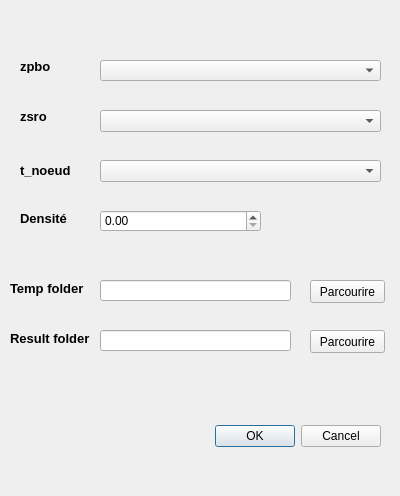
<?xml version="1.0" encoding="UTF-8"?>
<ui version="4.0">
 <class>ZpboBuilderDialogBase</class>
 <widget class="QDialog" name="ZpboBuilderDialogBase">
  <property name="geometry">
   <rect>
    <x>0</x>
    <y>0</y>
    <width>400</width>
    <height>496</height>
   </rect>
  </property>
  <property name="windowTitle">
   <string>Zpbo Builder</string>
  </property>
  <widget class="QDialogButtonBox" name="button_box">
   <property name="geometry">
    <rect>
     <x>40</x>
     <y>420</y>
     <width>341</width>
     <height>32</height>
    </rect>
   </property>
   <property name="orientation">
    <enum>Qt::Horizontal</enum>
   </property>
   <property name="standardButtons">
    <set>QDialogButtonBox::Cancel|QDialogButtonBox::Ok</set>
   </property>
  </widget>
  <widget class="QComboBox" name="combo_zpbo">
   <property name="geometry">
    <rect>
     <x>100</x>
     <y>60</y>
     <width>281</width>
     <height>21</height>
    </rect>
   </property>
  </widget>
  <widget class="QComboBox" name="combo_zsro">
   <property name="geometry">
    <rect>
     <x>100</x>
     <y>110</y>
     <width>281</width>
     <height>22</height>
    </rect>
   </property>
  </widget>
  <widget class="QComboBox" name="combo_t_noeud">
   <property name="geometry">
    <rect>
     <x>100</x>
     <y>160</y>
     <width>281</width>
     <height>22</height>
    </rect>
   </property>
  </widget>
  <widget class="QDoubleSpinBox" name="density_spinbox">
   <property name="geometry">
    <rect>
     <x>100</x>
     <y>210</y>
     <width>161</width>
     <height>22</height>
    </rect>
   </property>
  </widget>
  <widget class="QLabel" name="label">
   <property name="geometry">
    <rect>
     <x>20</x>
     <y>60</y>
     <width>46</width>
     <height>13</height>
    </rect>
   </property>
   <property name="font">
    <font>
     <pointsize>10</pointsize>
     <weight>75</weight>
     <bold>true</bold>
    </font>
   </property>
   <property name="text">
    <string>zpbo</string>
   </property>
  </widget>
  <widget class="QLabel" name="label_5">
   <property name="geometry">
    <rect>
     <x>20</x>
     <y>110</y>
     <width>46</width>
     <height>13</height>
    </rect>
   </property>
   <property name="font">
    <font>
     <pointsize>10</pointsize>
     <weight>75</weight>
     <bold>true</bold>
    </font>
   </property>
   <property name="text">
    <string>zsro</string>
   </property>
  </widget>
  <widget class="QLabel" name="label_6">
   <property name="geometry">
    <rect>
     <x>20</x>
     <y>160</y>
     <width>61</width>
     <height>20</height>
    </rect>
   </property>
   <property name="font">
    <font>
     <pointsize>10</pointsize>
     <weight>75</weight>
     <bold>true</bold>
    </font>
   </property>
   <property name="text">
    <string>t_noeud</string>
   </property>
  </widget>
  <widget class="QLabel" name="label_7">
   <property name="geometry">
    <rect>
     <x>20</x>
     <y>210</y>
     <width>51</width>
     <height>16</height>
    </rect>
   </property>
   <property name="font">
    <font>
     <pointsize>10</pointsize>
     <weight>75</weight>
     <bold>true</bold>
    </font>
   </property>
   <property name="text">
    <string>Densité</string>
   </property>
  </widget>
  <widget class="QPushButton" name="temp_path_btn">
   <property name="geometry">
    <rect>
     <x>310</x>
     <y>280</y>
     <width>75</width>
     <height>23</height>
    </rect>
   </property>
   <property name="text">
    <string>Parcourire</string>
   </property>
  </widget>
  <widget class="QLineEdit" name="temp_path_line">
   <property name="geometry">
    <rect>
     <x>100</x>
     <y>280</y>
     <width>191</width>
     <height>21</height>
    </rect>
   </property>
  </widget>
  <widget class="QLineEdit" name="result_path_line">
   <property name="geometry">
    <rect>
     <x>100</x>
     <y>330</y>
     <width>191</width>
     <height>21</height>
    </rect>
   </property>
  </widget>
  <widget class="QPushButton" name="result_path_btn">
   <property name="geometry">
    <rect>
     <x>310</x>
     <y>330</y>
     <width>75</width>
     <height>23</height>
    </rect>
   </property>
   <property name="text">
    <string>Parcourire</string>
   </property>
  </widget>
  <widget class="QLabel" name="label_8">
   <property name="geometry">
    <rect>
     <x>10</x>
     <y>280</y>
     <width>81</width>
     <height>16</height>
    </rect>
   </property>
   <property name="font">
    <font>
     <pointsize>10</pointsize>
     <weight>75</weight>
     <bold>true</bold>
    </font>
   </property>
   <property name="text">
    <string>Temp folder</string>
   </property>
  </widget>
  <widget class="QLabel" name="label_9">
   <property name="geometry">
    <rect>
     <x>10</x>
     <y>330</y>
     <width>81</width>
     <height>16</height>
    </rect>
   </property>
   <property name="font">
    <font>
     <pointsize>10</pointsize>
     <weight>75</weight>
     <bold>true</bold>
    </font>
   </property>
   <property name="text">
    <string>Result folder</string>
   </property>
  </widget>
 </widget>
 <resources/>
 <connections>
  <connection>
   <sender>button_box</sender>
   <signal>accepted()</signal>
   <receiver>ZpboBuilderDialogBase</receiver>
   <slot>accept()</slot>
   <hints>
    <hint type="sourcelabel">
     <x>20</x>
     <y>20</y>
    </hint>
    <hint type="destinationlabel">
     <x>20</x>
     <y>20</y>
    </hint>
   </hints>
  </connection>
  <connection>
   <sender>button_box</sender>
   <signal>rejected()</signal>
   <receiver>ZpboBuilderDialogBase</receiver>
   <slot>reject()</slot>
   <hints>
    <hint type="sourcelabel">
     <x>20</x>
     <y>20</y>
    </hint>
    <hint type="destinationlabel">
     <x>20</x>
     <y>20</y>
    </hint>
   </hints>
  </connection>
 </connections>
</ui>
